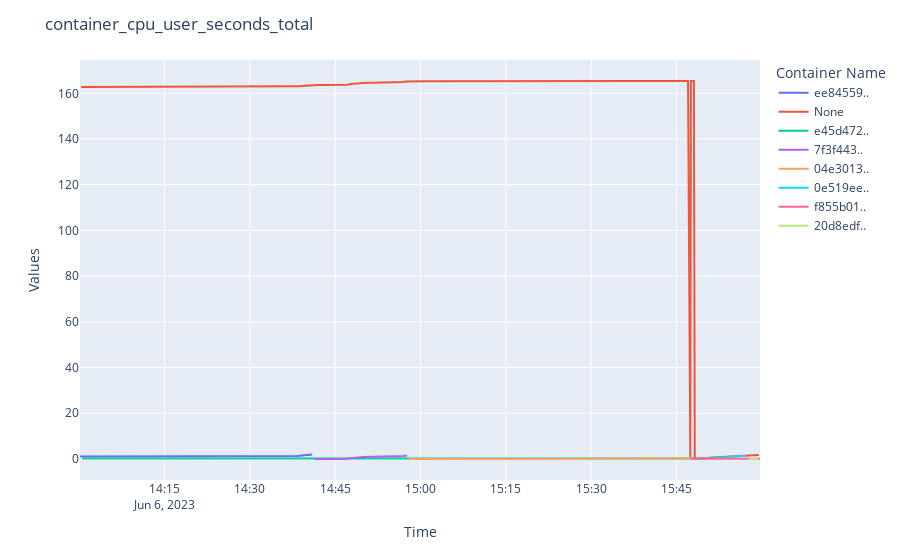

Source (notebook cell):
### Markdown cell above
## container_cpu_user_seconds_total (CPU Usage by User Space)(Units: s)

### Code cell
transform_spark = load. transform_dataframe(spark, 'container_cpu_user_seconds_total')
eda.plotly_plot(transform_spark, 'container_cpu_user_seconds_total')
